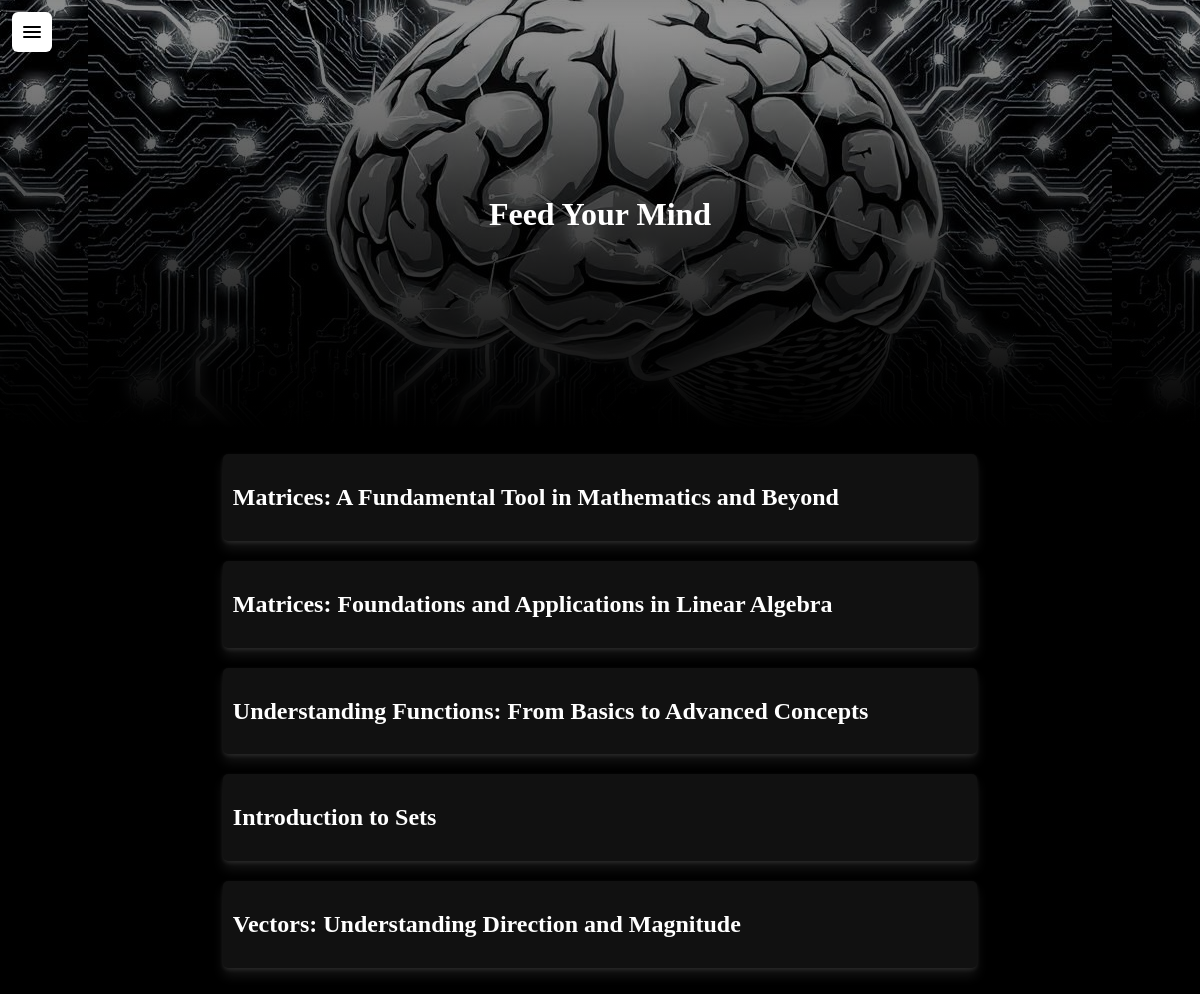
The page / on the database its author committed.
### server.py (models this page shows)
class Post(db.Model):
    id      = db.Column(db.Integer, primary_key=True)
    title   = db.Column(db.String(200), nullable=False)
    content = db.Column(db.Text, nullable=False)
    tags    = db.Column(db.String(200), nullable=True)
    def to_dict(self):
        return {
            "id": self.id,
            "title": self.title,
            "content": self.content,
            "tags": [t.strip() for t in self.tags.split(",")] if self.tags else []
        }

### server.py (the view)
@app.route('/')
def home():
    posts = [p.to_dict() for p in Post.query.order_by(Post.id.desc()).limit(5).all()]
    return render_template('index.html', posts=posts)

### templates/index.html
{% extends "base.html" %}
{% block header %}
<header>
    <h1>Feed Your Mind</h1>
</header>
{% endblock %}
{% block content %}
{% for post in posts %}
    <a class="post" href="/posts/{{post.id}}">
        <h2>{{ post.title }}</h2>
    </a>
{% endfor %}
{% endblock %}

### templates/base.html (shortened to what this page needs)
<!DOCTYPE html>
<html lang="en">
<head>
    <link rel="stylesheet" href="{{ url_for('static', filename='css/styles.css') }}">
</head>
<body style="height: 100%; overflow-y: auto;">
    <div>
      <button id="nav-toggle" aria-label="Toggle navigation" aria-expanded="false">
        <svg width="24" height="24" viewBox="0 0 24 24" aria-hidden="true">
          <path d="M4 7h16M4 12h16M4 17h16" stroke="currentColor" stroke-width="2" stroke-linecap="round"/>
      </svg>
      </button>
    </div>
    {% block header %}
    {% endblock %}
    <main>
        {% block content %}{% endblock %}
    </main>
</body>
</html>

### static/css/styles.css (style rules this page uses)
body { background-color: #000; color: white; margin: 0; padding: 0; }
:root { --nav-height: 0; }
#nav-toggle { position: fixed; top: 12px; left: 12px; background: white; border: none; padding: 8px; border-radius: 6px; cursor: pointer; box-shadow: 0 4px 12px rgba(0,0,0,0.1); z-index: 1001; display: flex; align-items: center; gap: 4px; }
main { display: flex; flex-direction: column; align-items: center; margin: 1rem 12rem; }
header { background-image: linear-gradient(rgba(0,0,0,0.4), rgba(0,0,0,0.6), rgba(0,0,0,0.8), rgba(0,0,0,1)), url("../fym_hero.png"); background-position: center; display: flex; justify-content: center; align-items: center; height: 60px; margin: 0; padding: 184px 0; }
.post { border-radius: 5px; text-decoration: none; color: inherit; padding: 10px; margin: 10px; background-color: #111; width: 90%; box-shadow: 0 2px 4px rgba(255,255,255,0.1), 0 8px 12px rgba(255,255,255,0.08); transition: transform 250ms cubic-bezier(.4, 0, .2, 1), box-shadow 250ms cubic-bezier(.4, 0, .2, 1); }

### rows shown on the page
Post: title "Matrices: A Fundamental Tool in Mathematics and Beyond"
Post: title "Matrices: Foundations and Applications in Linear Algebra"
Post: title "Understanding Functions: From Basics to Advanced Concepts"
Post: title "Introduction to Sets"
Post: title "Vectors: Understanding Direction and Magnitude"
